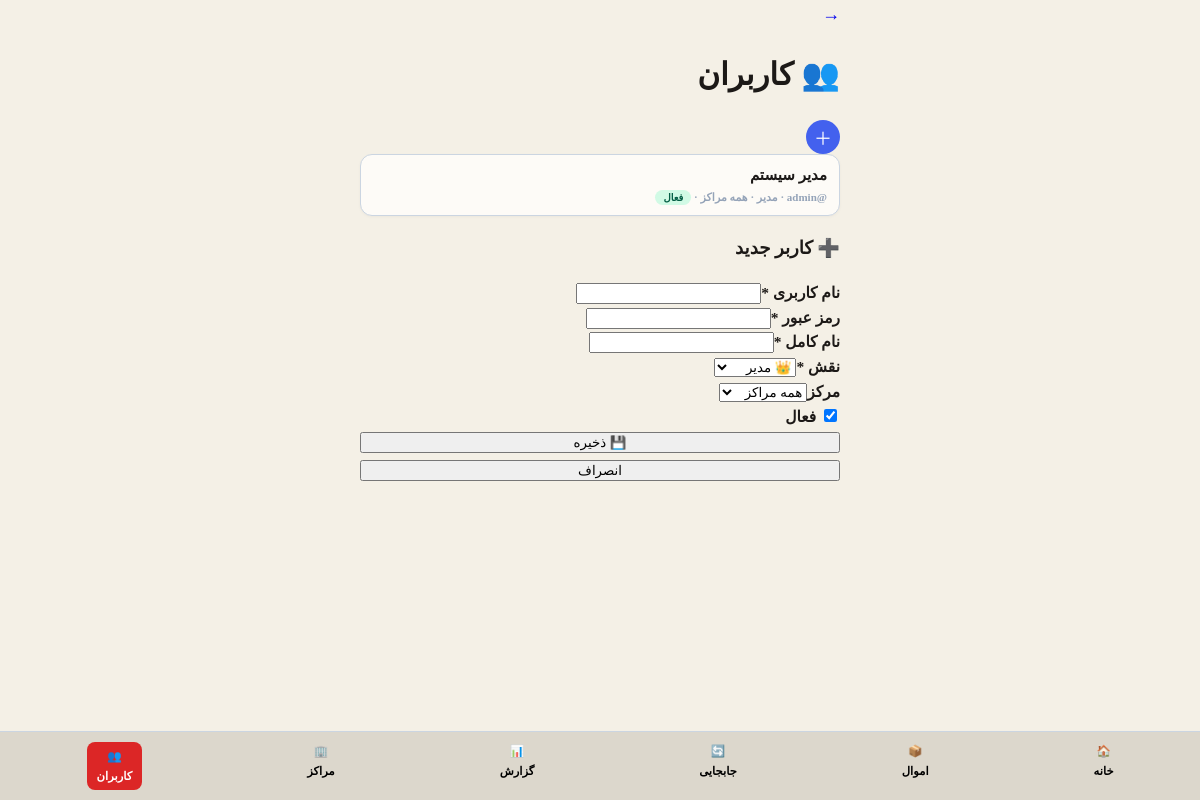
The page /amval/users.php (signed in) on the database its author committed.
### tables this page shows
CREATE TABLE IF NOT EXISTS users (
    id INT PRIMARY KEY AUTO_INCREMENT,
    username VARCHAR(50) UNIQUE NOT NULL,
    password VARCHAR(255) NOT NULL,
    fullname VARCHAR(100) NOT NULL,
    email VARCHAR(100) UNIQUE,
    phone VARCHAR(20),
    role ENUM('super_admin', 'admin', 'center_manager', 'keeper', 'viewer') DEFAULT 'viewer',
    center_id INT DEFAULT NULL,
    is_active TINYINT(1) DEFAULT 1,
    last_login TIMESTAMP NULL,
    created_at TIMESTAMP DEFAULT CURRENT_TIMESTAMP,
    updated_at TIMESTAMP DEFAULT CURRENT_TIMESTAMP ON UPDATE CURRENT_TIMESTAMP
);

### amval/includes/functions.php (called while the page is built, shortened)
<?php
function getRoleName($role) {
    return ['admin' => 'مدیر', 'keeper' => 'جمعدار', 'viewer' => 'مهمان'][$role] ?? $role;
}
?>

### amval/users.php (the view, shortened to what this page needs)
<?php
require_once 'includes/functions.php';
$db = getDB();
$users = $db->query("SELECT u.*, c.name as cname FROM users u LEFT JOIN centers c ON u.center_id=c.id ORDER BY u.created_at DESC");
?><!DOCTYPE html>
<html lang="fa" dir="rtl">
<head><link rel="stylesheet" href="css/app.css">
</head>
<body>
<header class="top-bar"><a href="index.php" style="text-decoration:none;font-size:18px">→</a><h1>👥 کاربران</h1><button onclick="openModal()" style="width:34px;height:34px;border-radius:50%;border:none;background:#4361ee;color:#fff;font-size:18px;cursor:pointer">＋</button></header>
<div class="content">
<?php while($u = $users->fetch()): $isAdminUser = ($u['username'] == 'admin');?>
<div class="user-row">
<div class="user-info">
<div class="user-name"><?php echo htmlspecialchars($u['fullname']);?></div>
<div class="user-meta">@<?php echo $u['username'];?> · <?php echo getRoleName($u['role']);?> · <?php echo $u['cname']?:'همه مراکز';?> · <?php echo $u['is_active']?'<span class="badge-active">فعال</span>':'<span class="badge-inactive">تعلیق</span>';?></div>
</div>
</div>
<?php endwhile?>
</div>
<div class="modal-overlay" id="m"><div class="modal-sheet"><div class="modal-handle"></div><h3 id="mt">➕ کاربر جدید</h3>
<form method="POST"><input type="hidden" name="user_id" id="uid">
<div class="input-group"><label>نام کاربری *</label><input name="username" id="uname" class="input-field" required></div>
<div class="input-group"><label>رمز عبور <span id="prq">*</span></label><input type="password" name="password" id="upass" class="input-field"></div>
<div class="input-group"><label>نام کامل *</label><input name="fullname" id="fname" class="input-field" required></div>
<div class="input-group"><label>نقش *</label><select name="role" id="role" class="input-field" required><option value="admin">👑 مدیر</option><option value="keeper">📦 جمعدار</option><option value="viewer">👁️ مهمان</option></select></div>
<div class="input-group"><label>مرکز</label><select name="center_id" id="cid" class="input-field"><option value="">همه مراکز</option></select></div>
<div class="input-group"><label><input type="checkbox" name="is_active" id="uactive" checked> فعال</label></div>
<button name="save" class="btn btn-primary" style="width:100%">💾 ذخیره</button>
<button type="button" onclick="closeModal()" class="btn btn-light" style="width:100%;margin-top:6px">انصراف</button></form></div></div>
<?php include 'includes/bottom_nav.php';?>
</body></html>

### amval/css/app.css (style rules this page uses)
:root { --bg-darker: #dcd7cc; --bg-dark: #f4f0e6; --bg-card: #fdfbf7; --bg-input: #f4f0e6; --text-main: #1c1917; --text-muted: #57534e; --border-color: #cbd5e1; --accent: #4f46e5; }
body { background: var(--bg-dark) !important; color: var(--text-main) !important; font-size: 15.5px !important; font-weight: bold !important; line-height: 1.6 !important; max-width: 480px !important; margin: 0 auto !important; }
.asset-card, .user-row, .card, .tr-card { background: var(--bg-card) !important; padding: 8px 12px !important; margin-bottom: 6px !important; border-radius: 12px; border: 1px solid var(--border-color); }

### amval/users.php (style rules this page uses)
.user-row { background:#fff;border-radius:12px;padding:14px;margin-bottom:8px;box-shadow:0 1px 3px rgba(0,0,0,.04);display:flex;justify-content:space-between;align-items:center }
.user-info { flex:1 }
.user-name { font-weight:700;font-size:15px }
.user-meta { font-size:11px;color:#94a3b8;margin-top:2px }
.badge-active { background:#d1fae5;color:#065f46;padding:2px 8px;border-radius:10px;font-size:10px }

### rows shown on the page
users: fullname "مدیر سیستم", role "مدیر", cname "همه مراکز", is_active "فعال"

### other values the page prints
$l['icon'] "🏠"
$l['label'] "خانه"
$l['icon'] "📦"
$l['label'] "اموال"
$l['icon'] "🔄"
$l['label'] "جابجایی"
$l['icon'] "📊"
$l['label'] "گزارش"
$l['icon'] "🏢"
$l['label'] "مراکز"
$l['icon'] "👥"
$l['label'] "کاربران"
